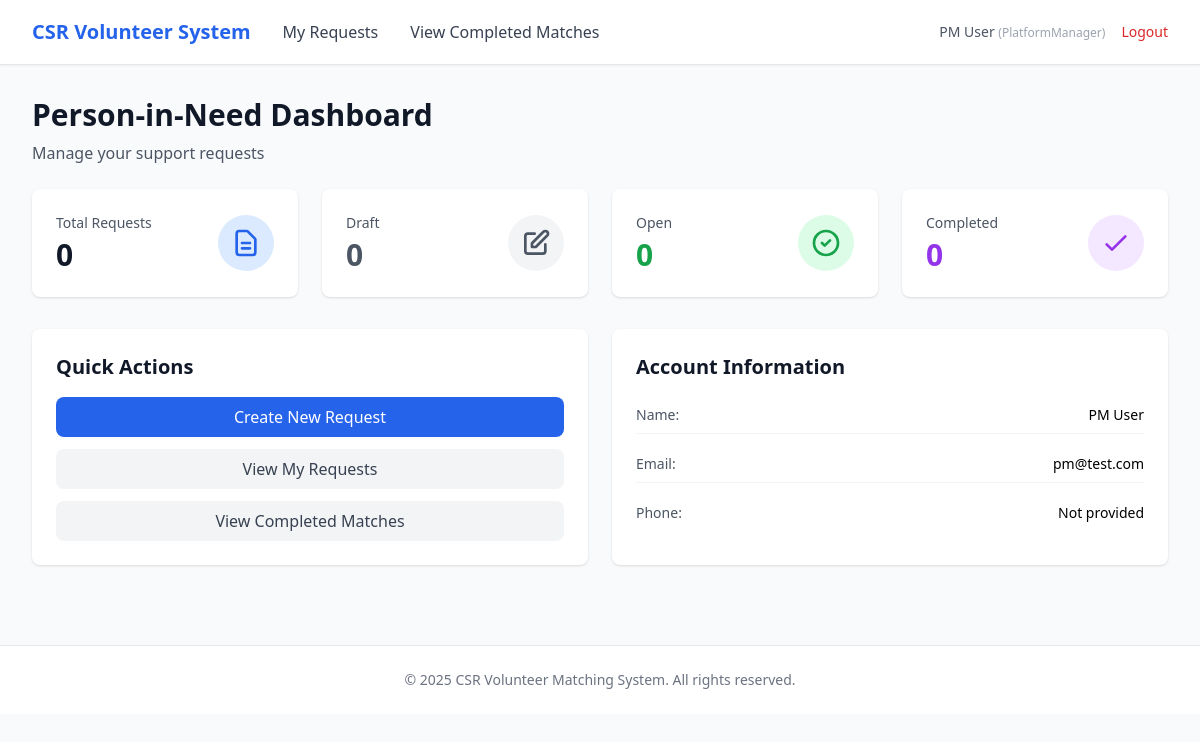
The app's page /pin/dashboard (signed in) with its own data.
### app/entity/user_account.py (models this page shows, shortened)
class UserAccount(UserMixin, db.Model):
    __tablename__ = "user_accounts"
    userID = db.Column(db.Integer, primary_key=True, autoincrement=True)  # explicit auto increment
    name = db.Column(db.String(100), nullable=False)
    email = db.Column(db.String(120), nullable=False, unique=True, index=True)
    _password = db.Column("password", db.String(255), nullable=False)
    age = db.Column(db.Integer)
    phoneNumber = db.Column(db.String(20))
    isActive = db.Column(db.Boolean, default=True)
    profileID = db.Column(db.Integer, db.ForeignKey("user_profiles.profileID"), nullable=False)
    profile = db.relationship("UserProfile", back_populates="users", lazy=True)
    @property
    def password(self):
        raise AttributeError("Password is write-only.")
    @password.setter
    def password(self, raw):
        self._password = generate_password_hash(raw)

### app/entity/user_profile.py (models this page shows)
class UserProfile(db.Model):
    __tablename__ = "user_profiles"
    profileID   = db.Column(db.Integer, primary_key=True, autoincrement=True)  # explicit auto increment
    profileName = db.Column(db.String(50), nullable=False, unique=True)
    description = db.Column(db.String(255))
    isActive    = db.Column(db.Boolean, default=True)
    users = db.relationship("UserAccount", back_populates="profile", lazy=True)

### app/boundary/routes.py (the view)
@boundary_bp.route("/pin/dashboard")
@login_required
def pin_dashboard():
    stats = {
        "total": Request.query.filter_by(pinID=current_user.userID).count(),
        "draft": Request.query.filter_by(pinID=current_user.userID, status="draft").count(),
        "open": Request.query.filter_by(pinID=current_user.userID, status="open").count(),
        "completed": Request.query.filter_by(pinID=current_user.userID, status="completed").count(),
    }
    matches_count = stats["completed"]
    return render_template(
        "pin/dashboard.html",
        stats=stats,
        matches_count=matches_count
    )

### app/entity/user_account.py (called while the page is built)
@login_manager.user_loader
def load_user(user_id):
    return UserAccount.query.get(int(user_id))

### app/templates/pin/dashboard.html (shortened to what this page needs)
{% extends "base.html" %}
{% block nav_links %}
<a href="{{ url_for('boundary.pin_requests') }}" class="text-gray-700 hover:text-primary">My Requests</a>
<a href="{{ url_for('boundary.pin_match_records') }}"  class="text-gray-700 hover:text-primary">View Completed Matches</a>
{% endblock %}
{% block content %}
<div class="mb-6">
    <h1 class="text-3xl font-bold text-gray-900">Person-in-Need Dashboard</h1>
    <p class="text-gray-600 mt-2">Manage your support requests</p>
</div>
<div class="grid grid-cols-1 md:grid-cols-4 gap-6 mb-8">
    <div class="bg-white rounded-lg shadow p-6">
        <div class="flex items-center justify-between">
            <div>
                <p class="text-sm text-gray-600">Total Requests</p>
                <p class="text-3xl font-bold text-gray-900 mt-1">{{ stats.total }}</p>
            </div>
            <div class="bg-blue-100 rounded-full p-3">
                <svg class="w-8 h-8 text-blue-600" fill="none" stroke="currentColor" viewBox="0 0 24 24">
                    <path stroke-linecap="round" stroke-linejoin="round" stroke-width="2" d="M9 12h6m-6 4h6m2 5H7a2 2 0 01-2-2V5a2 2 0 012-2h5.586a1 1 0 01.707.293l5.414 5.414a1 1 0 01.293.707V19a2 2 0 01-2 2z"></path>
                </svg>
            </div>
        </div>
    </div>
    <div class="bg-white rounded-lg shadow p-6">
        <div class="flex items-center justify-between">
            <div>
                <p class="text-sm text-gray-600">Draft</p>
                <p class="text-3xl font-bold text-gray-600 mt-1">{{ stats.draft }}</p>
            </div>
            <div class="bg-gray-100 rounded-full p-3">
                <svg class="w-8 h-8 text-gray-600" fill="none" stroke="currentColor" viewBox="0 0 24 24">
                    <path stroke-linecap="round" stroke-linejoin="round" stroke-width="2" d="M11 5H6a2 2 0 00-2 2v11a2 2 0 002 2h11a2 2 0 002-2v-5m-1.414-9.414a2 2 0 112.828 2.828L11.828 15H9v-2.828l8.586-8.586z"></path>
                </svg>
            </div>
        </div>
    </div>
    <div class="bg-white rounded-lg shadow p-6">
        <div class="flex items-center justify-between">
            <div>
                <p class="text-sm text-gray-600">Open</p>
                <p class="text-3xl font-bold text-green-600 mt-1">{{ stats.open }}</p>
            </div>
            <div class="bg-green-100 rounded-full p-3">
                <svg class="w-8 h-8 text-green-600" fill="none" stroke="currentColor" viewBox="0 0 24 24">
                    <path stroke-linecap="round" stroke-linejoin="round" stroke-width="2" d="M9 12l2 2 4-4m6 2a9 9 0 11-18 0 9 9 0 0118 0z"></path>
                </svg>
            </div>
        </div>
    </div>
    <div class="bg-white rounded-lg shadow p-6">
        <div class="flex items-center justify-between">
            <div>
                <p class="text-sm text-gray-600">Completed</p>
                <p class="text-3xl font-bold text-purple-600 mt-1">{{ matches_count }}</p>
            </div>
            <div class="bg-purple-100 rounded-full p-3">
                <svg class="w-8 h-8 text-purple-600" fill="none" stroke="currentColor" viewBox="0 0 24 24">
                    <path stroke-linecap="round" stroke-linejoin="round" stroke-width="2" d="M5 13l4 4L19 7"></path>
                </svg>
            </div>
        </div>
    </div>
</div>
<div class="grid grid-cols-1 md:grid-cols-2 gap-6">
    <div class="bg-white rounded-lg shadow p-6">
        <h2 class="text-xl font-bold text-gray-900 mb-4">Quick Actions</h2>
        <div class="space-y-3">
            <a href="{{ url_for('boundary.pin_create_request') }}"
               class="block w-full text-center px-4 py-2 bg-primary text-white rounded-lg hover:bg-blue-700 transition">
                Create New Request
            </a>
            <a href="{{ url_for('boundary.pin_requests') }}"
               class="block w-full text-center px-4 py-2 bg-gray-100 text-gray-700 rounded-lg hover:bg-gray-200 transition">
                View My Requests
            </a>
            <a href="{{ url_for('boundary.pin_match_records') }}"
               class="block w-full text-center px-4 py-2 bg-gray-100 text-gray-700 rounded-lg hover:bg-gray-200 transition">
                View Completed Matches
            </a>
        </div>
    </div>
    <div class="bg-white rounded-lg shadow p-6">
        <h2 class="text-xl font-bold text-gray-900 mb-4">Account Information</h2>
        <div class="space-y-3 text-sm">
            <div class="flex justify-between py-2 border-b border-gray-100">
                <span class="text-gray-600">Name:</span>
                <span class="font-medium">{{ current_user.name }}</span>
            </div>
            <div class="flex justify-between py-2 border-b border-gray-100">
                <span class="text-gray-600">Email:</span>
                <span class="font-medium">{{ current_user.email }}</span>
            </div>
            <div class="flex justify-between py-2">
                <span class="text-gray-600">Phone:</span>
                <span class="font-medium">{{ current_user.phoneNumber or 'Not provided' }}</span>
            </div>
        </div>
    </div>
</div>
{% endblock %}

### app/templates/base.html (shortened to what this page needs)
<!DOCTYPE html>
<html lang="en">
<head>
    <script src="https://cdn.tailwindcss.com"></script>
</head>
<body class="bg-gray-50 min-h-screen">
    {% if current_user.is_authenticated %}
    <nav class="bg-white shadow-sm border-b border-gray-200">
        <div class="max-w-7xl mx-auto px-4 sm:px-6 lg:px-8">
            <div class="flex justify-between items-center h-16">
                <div class="flex items-center gap-8">
                    <a href="{{ url_for('boundary.login') }}" class="text-xl font-bold text-primary">
                        CSR Volunteer System
                    </a>
                    {% block nav_links %}{% endblock %}
                </div>
                <div class="flex items-center gap-4">
                    <span class="text-sm text-gray-600">
                        {{ current_user.name }}
                        <span class="text-xs text-gray-400">({{ current_user.profile.profileName }})</span>
                    </span>
                    <a href="{{ url_for('boundary.logout') }}" class="text-sm text-red-600 hover:text-red-700">
                        Logout
                    </a>
                </div>
            </div>
        </div>
    </nav>
    {% endif %}
    <main class="max-w-7xl mx-auto px-4 sm:px-6 lg:px-8 py-8">
        {% block content %}{% endblock %}
    </main>
    <footer class="bg-white border-t border-gray-200 mt-12">
        <div class="max-w-7xl mx-auto px-4 sm:px-6 lg:px-8 py-6">
            <p class="text-center text-sm text-gray-500">
                &copy; 2025 CSR Volunteer Matching System. All rights reserved.
            </p>
        </div>
    </footer>
</body>
</html>

### records on screen
UserAccount: name "PM User", email "pm@test.com", phoneNumber "Not provided"
UserProfile: profile.profileName "PlatformManager"

### other values on screen
{{ stats.total }} "0"
{{ stats.draft }} "0"
{{ stats.open }} "0"
{{ matches_count }} "0"
